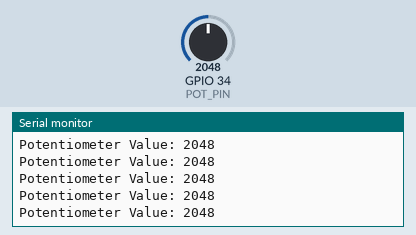
A program run on a simulated ESP32. Shown: the last lines printed to the serial monitor. The test bench sets the inputs (shaded band); at power-on: GPIO 34 (POT_PIN) = 2048.

Above: at 1.2 s.
1.3 s: GPIO 34 (POT_PIN) set to 2866
At 1.31 s:
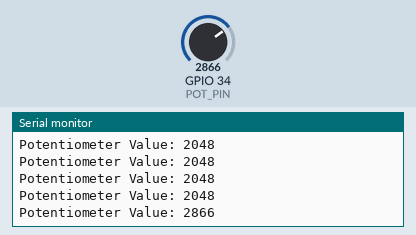
2.8 s: GPIO 34 (POT_PIN) set to 3603
At 2.81 s:
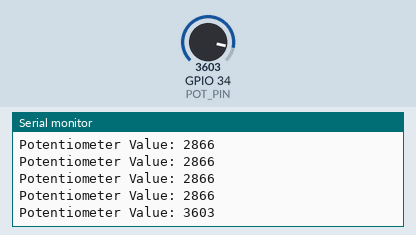
Timing chart, 0 to 5.8 s (numbered marks = the images above; inputs shaded):
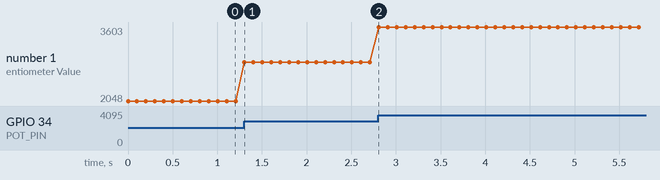

The program:

main.cpp
```cpp
#include <Arduino.h>
// Define the analog pin connected to the potentiometer middle pin
const int POT_PIN = 34; // GPIO 34 is an analog input pin (ADC1_CH6)

void setup() {
  // Initialize serial communication at 115200 baud
  Serial.begin(115200);
  Serial.println("Potentiometer Test");
  // Analog pins do not strictly require pinMode(),
  // but it's good practice to set it as INPUT.
  pinMode(POT_PIN, INPUT);
}

void loop() {
  // Read the analog value (0 to 4095)
  int potValue = analogRead(POT_PIN);

  // Print the value to the Serial Monitor
  Serial.print("Potentiometer Value: ");
  Serial.println(potValue);

  // Wait 100 milliseconds so the monitor doesn't scroll too fast
  delay(100);
}
```

Measured:
- after the input at 1.3 s, the serial monitor: prints a new line at once (image 1)
- after the input at 2.8 s, the serial monitor: prints a new line at once (image 2)
- plotted number 1: 2048 → 2866 after the input at 1.3 s, 2866 → 3603 after the input at 2.8 s
